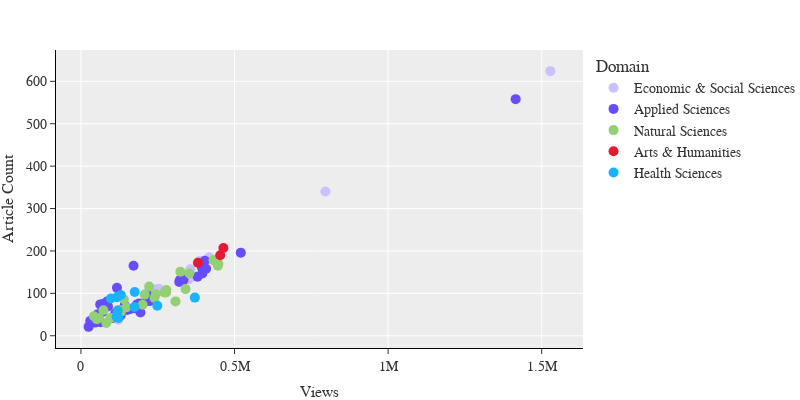

The notebook cell saved with this chart:
### Markdown cell above
Possible explanations:
* Topics with more articles might be more comprehensive or popular, attracting more views.
* There could be a content strategy that results in a consistent view rate across articles.

Considerations:
* This high correlation suggests that simply producing more content is strongly associated with getting more views.
* It might indicate that content quality or topic popularity has a smaller impact on views than the sheer volume of content.

### Code cell
fig = px.scatter(
    topic_stats,
    x='views_total',
    y='article_count',
    color='domain_en',
    color_discrete_map=color_palette,
    hover_data=['topic_en'],
    log_x=False
    )

fig.update_layout(
    layout,
    xaxis=dict(title="Views"),
    yaxis=dict(title="Article Count"),
    legend=dict(title='Domain')
)

fig.update_traces(
    marker=dict(size=10),
    hovertemplate='Topic: %{customdata[0]}<br>Views: %{x}<br>Articles: %{y}<extra></extra>'
)

fig.show()

### Figure 1 — Plotly figure (JSON) as saved in the notebook; plotly's stock layout.template omitted (floating-point values rounded to 4 significant figures)
{"data": [{"customdata": [["S&T Talent Cultivation"], ["Development History and Scientific Achievements of the Chinese Academy of Sciences"], ["Science Popularization and Think Tank Construction"], ["Economic Forecast and Analysis"], ["Intellectual Property Protection and Management"], ["Belt and Road Initiative: S&T Innovation and Sustainable Development"], ["Graduate Education and Talent Cultivation"], ["CAS Leaders Appointments and Profiles"], ["Open Science and National Key Laboratories"], ["Open Science and S&T Innovation Policy Research"], ["Peer Review and Funding Allocation for Basic Research"], ["Chinese Strategic Industries and Economic Development"], ["Geographic Science Research"], ["Belt and Road Initiative: S&T Cooperation"]], "hovertemplate": "Topic: %{customdata[0]}<br>Views: %{x}<br>Articles: %{y}<extra></extra>", "legendgroup": "Economic & Social Sciences", "marker": {"color": "#CCBFFF", "size": 10, "symbol": "circle"}, "mode": "markers", "name": "Economic & Social Sciences", "orientation": "v", "showlegend": true, "type": "scatter", "x": [1528313, 795842, 385668, 350502, 243279, 368804, 348619, 426067, 356109, 417215, 253491, 118940, 121419, 239552], "xaxis": "x", "y": [624, 340, 176, 133, 109, 140, 146, 180, 157, 185, 111, 56, 38, 105], "yaxis": "y"}, {"customdata": [["S&T Innovation and Superpower Strategy"], ["Biotechnology Development"], ["Water Resources Management and Ecological Protection"], ["Renewable Energy"], ["Optical and Spectroscopic Detection Instruments"], ["Digital Technology and Big Data-Driven Scientific Research and Social Development"], ["Precision Measurement and Detection Instruments"], ["S&T Aided Poverty Alleviation"], ["Nanomaterials and Advanced Functional Materials"], ["High Power Laser Physics and Technology"], ["Advanced Nuclear Energy Technology"], ["Agricultural Reforms"], ["Current Status and Innovation Systems in Agriculture and Biological Breeding Research"], ["Chemical Sciences and Technology"], ["Clean and Efficient Utilization of Coal and Natural Gas"], ["Cybersecurity and Information Security"], ["High-Performance Computing"], ["Urbanization"], ["Thin Film Deposition and Vacuum Technology"], ["Laser and Semiconductor Technology"], ["Automated Theorem Proving"], ["Advanced Multifunctional Instrumentation for Materials Science and Laser Technology"], ["Superconducting Devices and Applications"], ["Stem Cell and Regenerative Medicine Research"], ["Scientific Research Instruments and Large Scientific Engineering Projects"], ["Land Spatial Governance and Regional Development Strategy"], ["Oil and Gas Exploration and Development"], ["Magnetron Sputtering Coating"], ["Quantum Communication and Computing"], ["Advanced Scientific Instruments and Technologies"], ["Food Security"], ["High-Precision Scientific Instruments and Advanced Detection Technologies"], ["Ultra-Intense Laser Technology and Terahertz Detector"], ["Water Quality Monitoring Instruments"], ["Lunar and Deep Space Exploration"], ["Robotics and Intelligent Manufacturing"], ["High-Precision Optical Instruments"], ["High-Speed Automated Data Acquisition and Analysis System"], ["High-Precision Optical and Radar Technologies"], ["Black Soil Conservation and Sustainable Utilization"], ["High-Power Solid-State Lasers and Deep Ultraviolet Spectral Imaging Systems"], ["Advanced Measurement and Sensing Technologies"], ["Basic Research at CAS"], ["Disaster Mitigation"], ["Nanotechnology Ethics and Governance"], ["Fiber Optic Technology and Sensing Systems"]], "hovertemplate": "Topic: %{customdata[0]}<br>Views: %{x}<br>Articles: %{y}<extra></extra>", "legendgroup": "Applied Sciences", "marker": {"color": "#654CFF", "size": 10, "symbol": "circle"}, "mode": "markers", "name": "Applied Sciences", "orientation": "v", "showlegend": true, "type": "scatter", "x": [1415220, 520340, 395219, 322984, 171243, 403287, 62734, 215016, 319989, 393556, 189395, 407555, 182792, 379673, 150544, 129185, 333913, 224584, 85587, 71882, 233146, 53006, 142519, 55581, 45745, 161402, 111630, 30357, 129379, 37833, 175660, 71552, 24923, 69760, 193545, 126174, 55347, 70127, 117262, 63861, 117263, 87958, 102746, 185815, 215103, 40614], "xaxis": "x", "y": [558, 196, 147, 132, 165, 177, 74, 98, 127, 161, 76, 158, 74, 139, 61, 48, 132, 82, 81, 63, 91, 50, 72, 40, 31, 63, 53, 35, 59, 33, 65, 75, 21, 65, 55, 61, 40, 56, 56, 32, 113, 69, 42, 67, 82, 34], "yaxis": "y"}, {"customdata": [["CAS Field Observation Station Network"], ["Global Climate Change: Impact, Adaptation, and Mitigation Strategy"], ["Soil Environment and Sustainable Development"], ["Space Science Development Strategy"], ["Deep-sea Observation and Exploration"], ["Astronomy Development and Research Facilities"], ["Biodiversity Conservation and Ecosystem Restoration"], ["Carbon Neutrality Goals"], ["Biosecurity and Invasion Biology"], ["Environment Pollution"], ["Atmospheric Monitoring Systems"], ["Sustainable Development in China"], ["Climate Change Impact"], ["Ultrasonic Technology and Precision Time-Frequency Measurement"], ["Desertification Control and Research"], ["Earth Big Data for Sustainable Development"], ["Ecological Civilization Construction"], ["Neutron Scattering Instruments"], ["Flora of China"], ["Gold Deposit Geology"], ["Optical Instruments"], ["Synchrotron Radiation Technology"], ["High-Energy Physics"], ["Geological Science Development"], ["Big Science Facilities: Superconductivity, Nuclear Fusion, and High-Energy Physics"], ["Tibet and the Qinghai-Tibet Plateau: Sustainable Development and Ecological Protection"], ["Big Science Facilities: Particle Physics, Colliders, and Neutrino Research"]], "hovertemplate": "Topic: %{customdata[0]}<br>Views: %{x}<br>Articles: %{y}<extra></extra>", "legendgroup": "Natural Sciences", "marker": {"color": "#92d073", "size": 10, "symbol": "circle"}, "mode": "markers", "name": "Natural Sciences", "orientation": "v", "showlegend": true, "type": "scatter", "x": [323727, 352933, 340531, 244112, 222122, 277127, 431683, 207425, 271867, 239274, 139407, 447462, 278135, 73138, 120530, 445723, 307838, 58534, 200722, 129764, 42262, 123173, 51849, 95857, 147770, 82371, 115221], "xaxis": "x", "y": [151, 147, 110, 98, 116, 102, 178, 97, 102, 89, 86, 170, 108, 60, 56, 165, 81, 42, 73, 56, 46, 61, 39, 42, 67, 30, 46], "yaxis": "y"}, {"customdata": [["CAS Development History and Scientific Cooperation"], ["CAS Academicians and Academic Divisions Work"], ["CAS Divisions and Academicians: History and Development"]], "hovertemplate": "Topic: %{customdata[0]}<br>Views: %{x}<br>Articles: %{y}<extra></extra>", "legendgroup": "Arts & Humanities", "marker": {"color": "#E51932", "size": 10, "symbol": "circle"}, "mode": "markers", "name": "Arts & Humanities", "orientation": "v", "showlegend": true, "type": "scatter", "x": [453381, 380950, 463807], "xaxis": "x", "y": [190, 172, 207], "yaxis": "y"}, {"customdata": [["Social Psychology and its Applications"], ["Advanced Microscopy and Characterization Techniques"], ["Public Health Emergency Management"], ["Brain Science and Brain-Inspired Artificial Intelligence"], ["Cryogenics and Microscopy Technology"], ["Biomedical Imaging of Animals"], ["Drug Development and Traditional Chinese Medicine"], ["Social Network Public Opinion Analysis"], ["Advanced Medical Imaging and Diagnostic Technologies"], ["Microbiology and Ecological Environment Research"]], "hovertemplate": "Topic: %{customdata[0]}<br>Views: %{x}<br>Articles: %{y}<extra></extra>", "legendgroup": "Health Sciences", "marker": {"color": "#19B2FF", "size": 10, "symbol": "circle"}, "mode": "markers", "name": "Health Sciences", "orientation": "v", "showlegend": true, "type": "scatter", "x": [370713, 97451, 119220, 248678, 129812, 175158, 115959, 174468, 116960, 121987], "xaxis": "x", "y": [90, 88, 59, 71, 96, 103, 45, 68, 91, 42], "yaxis": "y"}], "layout": {"font": {"family": "Verdana", "size": 14}, "height": 400, "legend": {"title": {"text": "Domain"}, "tracegroupgap": 0}, "margin": {"b": 10, "l": 0, "r": 0, "t": 50}, "width": 800, "xaxis": {"anchor": "y", "domain": [0, 1], "linecolor": "black", "showline": true, "tickmode": "array", "title": {"font": {"family": "Verdana", "size": 16}, "text": "Views"}}, "yaxis": {"anchor": "x", "domain": [0, 1], "linecolor": "black", "showline": true, "title": {"font": {"family": "Verdana", "size": 16}, "text": "Article Count"}}}}
